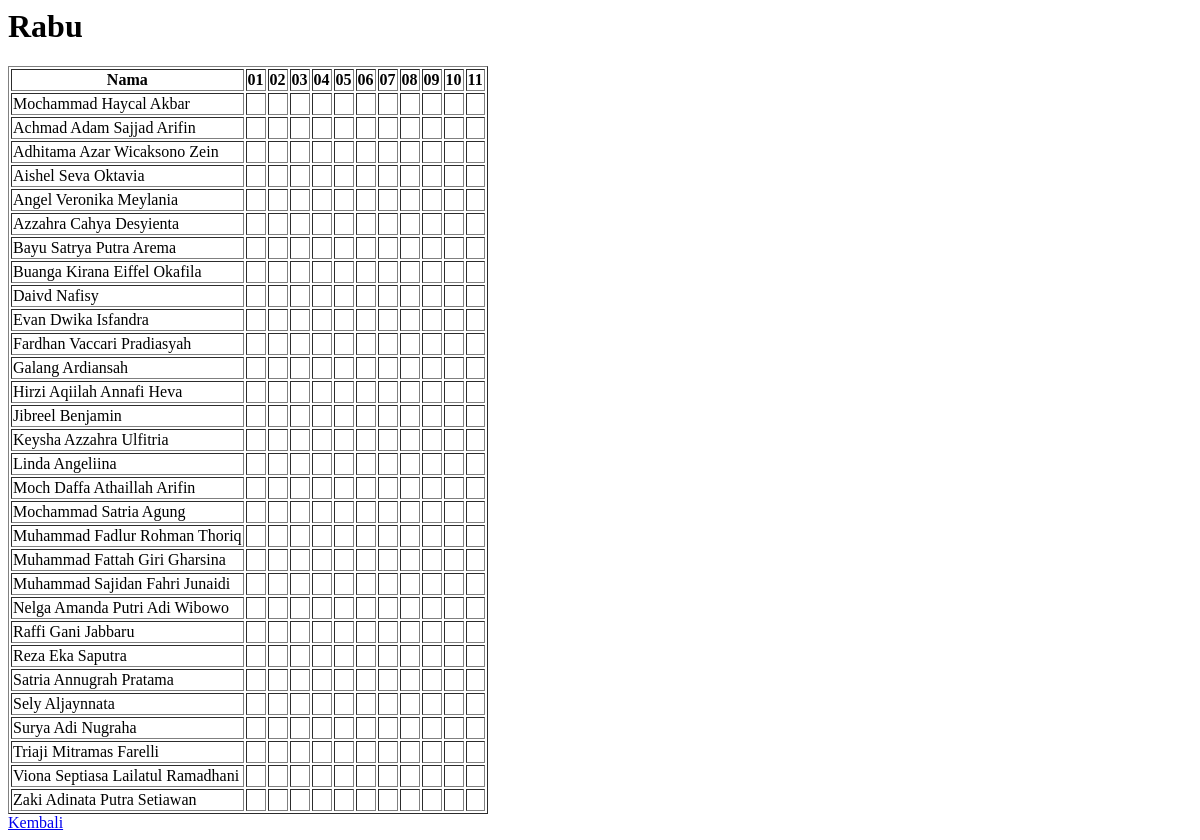
/rabu.php, run on the app's committed database.
### tables this page shows
CREATE TABLE rabu LIKE senin;

### rabu.php (the view, shortened to what this page needs)
<?php
$hari = isset($_GET['hari']) ? $_GET['hari'] : 'rabu';
$conn = new mysqli("localhost", "root", "", "absen");
$query = "SELECT * FROM $hari";
$result = $conn->query($query);
function getStatus($value) {
    switch ($value) {
        default: return " ";
    }
}
?>
<h1>Rabu</h1>
<table border="1">
    <tr>
        <th>Nama</th>
        <th>01</th>
        <th>02</th>
        <th>03</th>
        <th>04</th>
        <th>05</th>
        <th>06</th>
        <th>07</th>
        <th>08</th>
        <th>09</th>
        <th>10</th>
        <th>11</th>
    </tr>
    <?php while ($row = $result->fetch_assoc()) { ?>
    <tr>
        <td><?php echo $row['nama']; ?></td>
        <?php for ($i = 1; $i <= 11; $i++) { ?>
            <td><?php echo getStatus($row["j$i"]); ?></td>
        <?php } ?>
    </tr>
    <?php } ?>
</table>
<a href="index.html">Kembali</a>

### data on the page
rabu: nama "Mochammad Haycal Akbar"
rabu: nama "Achmad Adam Sajjad Arifin"
rabu: nama "Adhitama Azar Wicaksono Zein"
rabu: nama "Aishel Seva Oktavia"
rabu: nama "Angel Veronika Meylania"
rabu: nama "Azzahra Cahya Desyienta"
rabu: nama "Bayu Satrya Putra Arema"
rabu: nama "Buanga Kirana Eiffel Okafila"
rabu: nama "Daivd Nafisy"
rabu: nama "Evan Dwika Isfandra"
rabu: nama "Fardhan Vaccari Pradiasyah"
rabu: nama "Galang Ardiansah"
rabu: nama "Hirzi Aqiilah Annafi Heva"
rabu: nama "Jibreel Benjamin"
rabu: nama "Keysha Azzahra Ulfitria"
rabu: nama "Linda Angeliina"
rabu: nama "Moch Daffa Athaillah Arifin"
rabu: nama "Mochammad Satria Agung"
rabu: nama "Muhammad Fadlur Rohman Thoriq"
rabu: nama "Muhammad Fattah Giri Gharsina"
rabu: nama "Muhammad Sajidan Fahri Junaidi"
rabu: nama "Nelga Amanda Putri Adi Wibowo"
rabu: nama "Raffi Gani Jabbaru"
rabu: nama "Reza Eka Saputra"
rabu: nama "Satria Annugrah Pratama"
rabu: nama "Sely Aljaynnata"
rabu: nama "Surya Adi Nugraha"
rabu: nama "Triaji Mitramas Farelli"
rabu: nama "Viona Septiasa Lailatul Ramadhani"
rabu: nama "Zaki Adinata Putra Setiawan"
